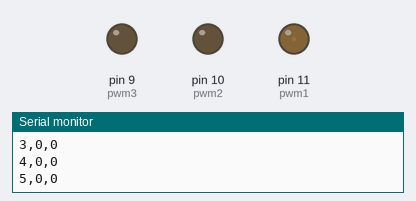
This sketch was run on a simulated Arduino Uno, built with avr-gcc and run on an emulated ATmega328P. Parts: output pins drawn as LEDs (lit = HIGH), the last lines printed to the serial monitor.

Above: at 0.15 s.
At 6.64 s:
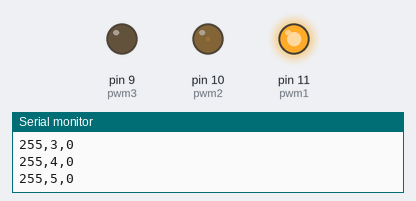
At 9.72 s:
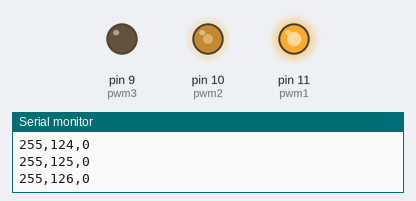
At 19.6 s:
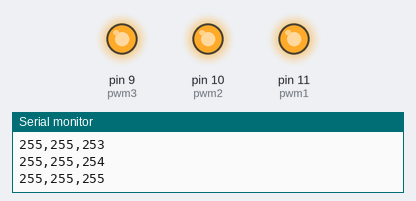
At 30.15 s:
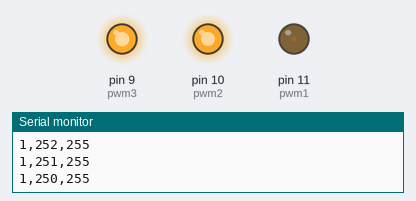
At 39.7 s:
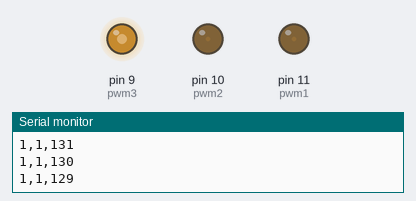
Timing chart, 0 to 40.0 s (numbered marks = the images above):
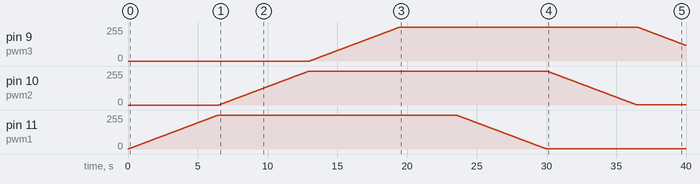

Measured:
- by itself, pin 9 (pwm3): rises from 0/255 to 255/255 in 6.5 s, then falls to 117/255 in 20.5 s
- by itself, pin 10 (pwm2): rises from 0/255 to 255/255 in 6.5 s, then falls to 1/255 in 23.5 s
- by itself, pin 11 (pwm1): rises from 0/255 to 255/255 in 6.4 s, then falls to 1/255 in 23.5 s

The sketch:

LED_RGB.ino
```cpp
int pwm1 = 11, pwm2 = 10, pwm3 = 9,R=0,G=0,B=0, d=25;
void setup() {
  // put your setup code here, to run once:
  Serial.begin(9600);
  pinMode(11, OUTPUT);
  pinMode(10, OUTPUT);
  pinMode(9, OUTPUT);
}

void loop() {
  // put your main code here, to run repeatedly:
  R=0;
  G=0;
  B=0;
  for (int i = 0; i < 256; i++) {
    analogWrite(pwm1, i);
    B=i;
    Serial.println(String(B)+","+String(R)+","+String(G));
    delay(d);
  }
  for (int i = 0; i < 256; i++) {
    analogWrite(pwm2, i);
    R=i;
    Serial.println(String(B)+","+String(R)+","+String(G));
    delay(d);
  }
    for (int i = 0; i < 256; i++) {
    analogWrite(pwm3, i);
    G=i;
    Serial.println(String(B)+","+String(R)+","+String(G));
    delay(d);
  }
  delay(4000);
    for (int i = 255; i > 0; i--) {
    analogWrite(pwm1, i);
    B=i;
    Serial.println(String(B)+","+String(R)+","+String(G));
    delay(d);
  }
    for (int i = 255; i > 0; i--) {
    analogWrite(pwm2, i);
    R=i;
    Serial.println(String(B)+","+String(R)+","+String(G));
    delay(d);
  }
      for (int i = 255; i > 0; i--) {
    analogWrite(pwm3  , i);
    G=i;
    Serial.println(String(B)+","+String(R)+","+String(G));
    delay(d);
  }
}
```
